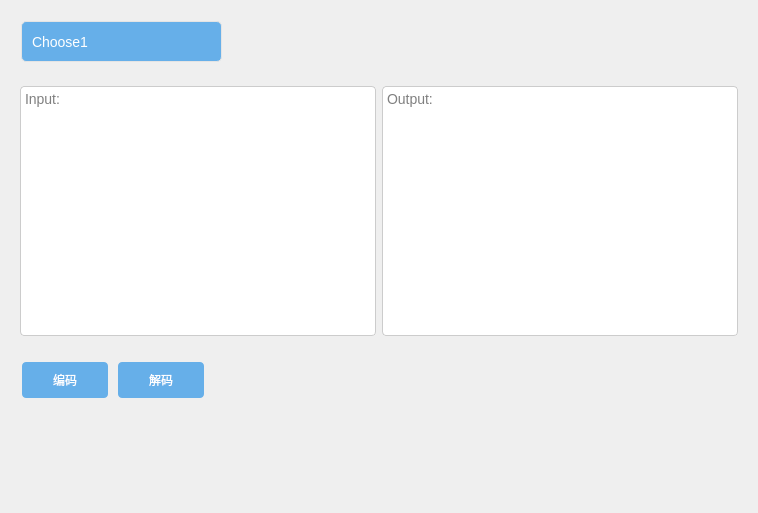
<?xml version="1.0" encoding="UTF-8"?>
<ui version="4.0">
 <class>EncodeDecodeMultiWidget</class>
 <widget class="QWidget" name="EncodeDecodeMultiWidget">
  <property name="geometry">
   <rect>
    <x>0</x>
    <y>0</y>
    <width>758</width>
    <height>513</height>
   </rect>
  </property>
  <property name="minimumSize">
   <size>
    <width>90</width>
    <height>40</height>
   </size>
  </property>
  <property name="windowTitle">
   <string>Form</string>
  </property>
  <layout class="QVBoxLayout" name="verticalLayout">
   <item>
    <widget class="QWidget" name="widget_3" native="true">
     <property name="minimumSize">
      <size>
       <width>0</width>
       <height>60</height>
      </size>
     </property>
     <property name="maximumSize">
      <size>
       <width>16777215</width>
       <height>60</height>
      </size>
     </property>
     <widget class="QComboBox" name="combo_method">
      <property name="geometry">
       <rect>
        <x>10</x>
        <y>10</y>
        <width>201</width>
        <height>41</height>
       </rect>
      </property>
      <property name="styleSheet">
       <string notr="true">QComboBox{
    background: #66afe9;
    color:#fff;
    font: 11pt &quot;微软雅黑&quot;;
    font-size:14px;
    padding: 1px 15px 1px 10px;
    border:1px solid rgba(228,228,228,1);
    border-radius:5px 5px 0px 0px;
}

QComboBox::drop-down {
    subcontrol-origin: padding;
    subcontrol-position: top right;
    width: 15px;
    border:none;
}

QComboBox QAbstractItemView {
    outline: 0px solid gray;
    border: 1px solid #fff;
    color: #000;
    background-color: #fff;
    selection-background-color: #1976d2;
}</string>
      </property>
      <item>
       <property name="text">
        <string>Choose1</string>
       </property>
      </item>
      <item>
       <property name="text">
        <string>Choose2</string>
       </property>
      </item>
     </widget>
    </widget>
   </item>
   <item>
    <widget class="QWidget" name="widget" native="true">
     <property name="maximumSize">
      <size>
       <width>16777215</width>
       <height>280</height>
      </size>
     </property>
     <layout class="QHBoxLayout" name="horizontalLayout">
      <item>
       <widget class="QPlainTextEdit" name="txt_left">
        <property name="styleSheet">
         <string notr="true">QPlainTextEdit {
font-size: 14px;
color: #000;
font: 11pt &quot;微软雅黑&quot;;
background-color: #ffffff;
border: 1px solid #cccccc;
border-radius: 4px;
}

QPlainTextEdit:focus {
border-color: #66afe9;
outline: 0;
}</string>
        </property>
        <property name="lineWrapMode">
         <enum>QPlainTextEdit::WidgetWidth</enum>
        </property>
        <property name="placeholderText">
         <string>Input:</string>
        </property>
       </widget>
      </item>
      <item>
       <widget class="QPlainTextEdit" name="txt_right">
        <property name="minimumSize">
         <size>
          <width>0</width>
          <height>250</height>
         </size>
        </property>
        <property name="maximumSize">
         <size>
          <width>16777215</width>
          <height>250</height>
         </size>
        </property>
        <property name="styleSheet">
         <string notr="true">QPlainTextEdit {
font-size: 14px;
color: #000;
font: 11pt &quot;微软雅黑&quot;;
background-color: #ffffff;
border: 1px solid #cccccc;
border-radius: 4px;
}

QPlainTextEdit:focus {
border-color: #66afe9;
outline: 0;
}</string>
        </property>
        <property name="readOnly">
         <bool>true</bool>
        </property>
        <property name="placeholderText">
         <string>Output:</string>
        </property>
       </widget>
      </item>
     </layout>
    </widget>
   </item>
   <item>
    <widget class="QWidget" name="widget_2" native="true">
     <property name="maximumSize">
      <size>
       <width>1111111</width>
       <height>58</height>
      </size>
     </property>
     <layout class="QHBoxLayout" name="horizontalLayout_2">
      <item>
       <widget class="QPushButton" name="btn_encode">
        <property name="minimumSize">
         <size>
          <width>90</width>
          <height>40</height>
         </size>
        </property>
        <property name="maximumSize">
         <size>
          <width>90</width>
          <height>40</height>
         </size>
        </property>
        <property name="cursor">
         <cursorShape>PointingHandCursor</cursorShape>
        </property>
        <property name="styleSheet">
         <string notr="true">QPushButton {
    border-radius: 4px;
    background-color: #66afe9;
    border: none;
    color: #FFFFFF;
    text-align: center;
    font: 11pt &quot;微软雅黑&quot;;
    margin: 2px;
    vertical-align: middle;
}

QPushButton:hover {
    opacity: 1;
    right: 0;
    background-color: #1976d2;
}
</string>
        </property>
        <property name="text">
         <string>编码</string>
        </property>
       </widget>
      </item>
      <item>
       <widget class="QPushButton" name="btn_decode">
        <property name="minimumSize">
         <size>
          <width>90</width>
          <height>40</height>
         </size>
        </property>
        <property name="maximumSize">
         <size>
          <width>90</width>
          <height>40</height>
         </size>
        </property>
        <property name="cursor">
         <cursorShape>PointingHandCursor</cursorShape>
        </property>
        <property name="styleSheet">
         <string notr="true">QPushButton {
    border-radius: 4px;
    background-color: #66afe9;
    border: none;
    color: #FFFFFF;
    text-align: center;
    font: 11pt &quot;微软雅黑&quot;;
    margin: 2px;
    vertical-align: middle;
}

QPushButton:hover {
    opacity: 1;
    right: 0;
    background-color: #1976d2;
}
</string>
        </property>
        <property name="text">
         <string>解码</string>
        </property>
       </widget>
      </item>
      <item>
       <spacer name="horizontalSpacer">
        <property name="orientation">
         <enum>Qt::Horizontal</enum>
        </property>
        <property name="sizeHint" stdset="0">
         <size>
          <width>40</width>
          <height>20</height>
         </size>
        </property>
       </spacer>
      </item>
     </layout>
    </widget>
   </item>
   <item>
    <spacer name="verticalSpacer">
     <property name="orientation">
      <enum>Qt::Vertical</enum>
     </property>
     <property name="sizeHint" stdset="0">
      <size>
       <width>20</width>
       <height>40</height>
      </size>
     </property>
    </spacer>
   </item>
  </layout>
 </widget>
 <tabstops>
  <tabstop>txt_left</tabstop>
  <tabstop>txt_right</tabstop>
  <tabstop>btn_encode</tabstop>
  <tabstop>btn_decode</tabstop>
 </tabstops>
 <resources/>
 <connections/>
</ui>
